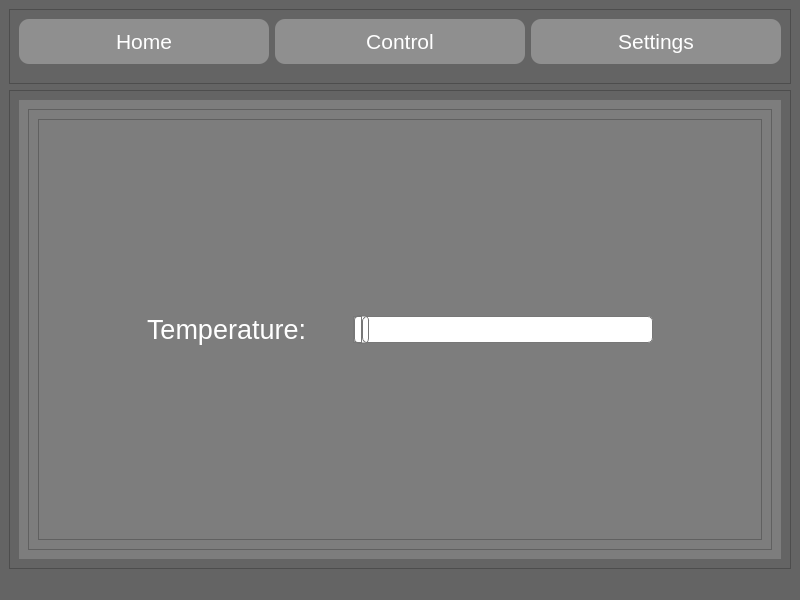
<?xml version="1.0" encoding="UTF-8"?>
<ui version="4.0">
 <class>MainWindow</class>
 <widget class="QMainWindow" name="MainWindow">
  <property name="geometry">
   <rect>
    <x>0</x>
    <y>0</y>
    <width>800</width>
    <height>600</height>
   </rect>
  </property>
  <property name="windowTitle">
   <string>Automatic Shades</string>
  </property>
  <property name="autoFillBackground">
   <bool>false</bool>
  </property>
  <property name="styleSheet">
   <string notr="true">background-color: rgb(100, 100, 100);</string>
  </property>
  <widget class="QWidget" name="centralwidget">
   <layout class="QVBoxLayout" name="verticalLayout_10">
    <item>
     <widget class="QFrame" name="frame_top">
      <property name="minimumSize">
       <size>
        <width>150</width>
        <height>0</height>
       </size>
      </property>
      <property name="maximumSize">
       <size>
        <width>16777215</width>
        <height>16777215</height>
       </size>
      </property>
      <property name="styleSheet">
       <string notr="true"/>
      </property>
      <property name="frameShape">
       <enum>QFrame::StyledPanel</enum>
      </property>
      <property name="frameShadow">
       <enum>QFrame::Raised</enum>
      </property>
      <layout class="QHBoxLayout" name="horizontalLayout">
       <item>
        <widget class="QPushButton" name="button_home">
         <property name="font">
          <font>
           <pointsize>16</pointsize>
          </font>
         </property>
         <property name="styleSheet">
          <string notr="true">QPushButton {
	color: rgb(255, 255, 255);
	background-color: rgb(143, 143, 143);
	border: none;
	border-radius: 10px;
	padding: 10px;
	margin-bottom: 10px;
}

QPushButton:hover {
	background-color: rgb(154, 154, 154);
}

QPushButton:pressed {
	background-color: rgb(125, 125, 125);
}</string>
         </property>
         <property name="text">
          <string>Home</string>
         </property>
        </widget>
       </item>
       <item>
        <widget class="QPushButton" name="button_control">
         <property name="font">
          <font>
           <pointsize>16</pointsize>
          </font>
         </property>
         <property name="styleSheet">
          <string notr="true">QPushButton {
	color: rgb(255, 255, 255);
	background-color: rgb(143, 143, 143);
	border: none;
	border-radius: 10px;
	padding: 10px;
	margin-bottom: 10px;
}

QPushButton:hover {
	background-color: rgb(154, 154, 154);
}

QPushButton:pressed {
	background-color: rgb(125, 125, 125);
}</string>
         </property>
         <property name="text">
          <string>Control</string>
         </property>
        </widget>
       </item>
       <item>
        <widget class="QPushButton" name="button_settings">
         <property name="font">
          <font>
           <pointsize>16</pointsize>
          </font>
         </property>
         <property name="styleSheet">
          <string notr="true">QPushButton {
	color: rgb(255, 255, 255);
	background-color: rgb(143, 143, 143);
	border: none;
	border-radius: 10px;
	padding: 10px;
	margin-bottom: 10px;
}

QPushButton:hover {
	background-color: rgb(154, 154, 154);
}

QPushButton:pressed {
	background-color: rgb(125, 125, 125);
}</string>
         </property>
         <property name="text">
          <string>Settings</string>
         </property>
        </widget>
       </item>
      </layout>
     </widget>
    </item>
    <item>
     <widget class="QFrame" name="frame_main">
      <property name="styleSheet">
       <string notr="true"/>
      </property>
      <property name="frameShape">
       <enum>QFrame::StyledPanel</enum>
      </property>
      <property name="frameShadow">
       <enum>QFrame::Raised</enum>
      </property>
      <layout class="QVBoxLayout" name="verticalLayout">
       <item>
        <widget class="QStackedWidget" name="stackedWidget">
         <property name="styleSheet">
          <string notr="true">background-color: rgb(125, 125, 125);</string>
         </property>
         <property name="currentIndex">
          <number>2</number>
         </property>
         <widget class="QWidget" name="page_1_home">
          <layout class="QHBoxLayout" name="horizontalLayout_2">
           <item>
            <widget class="QFrame" name="frame_home">
             <property name="frameShape">
              <enum>QFrame::StyledPanel</enum>
             </property>
             <property name="frameShadow">
              <enum>QFrame::Raised</enum>
             </property>
             <layout class="QVBoxLayout" name="verticalLayout_4">
              <item>
               <widget class="QFrame" name="frame_home_temperature">
                <property name="frameShape">
                 <enum>QFrame::StyledPanel</enum>
                </property>
                <property name="frameShadow">
                 <enum>QFrame::Raised</enum>
                </property>
                <layout class="QHBoxLayout" name="horizontalLayout_8">
                 <item alignment="Qt::AlignHCenter">
                  <widget class="QLabel" name="label_home_temperature">
                   <property name="font">
                    <font>
                     <pointsize>20</pointsize>
                    </font>
                   </property>
                   <property name="styleSheet">
                    <string notr="true">color: rgb(255, 255, 255);</string>
                   </property>
                   <property name="text">
                    <string>Temperature: 0</string>
                   </property>
                  </widget>
                 </item>
                </layout>
               </widget>
              </item>
              <item alignment="Qt::AlignHCenter">
               <widget class="QLabel" name="label_home_status">
                <property name="font">
                 <font>
                  <pointsize>20</pointsize>
                 </font>
                </property>
                <property name="styleSheet">
                 <string notr="true">color: rgb(255, 255, 255);</string>
                </property>
                <property name="text">
                 <string>Status:</string>
                </property>
               </widget>
              </item>
              <item alignment="Qt::AlignBottom">
               <widget class="QLabel" name="version">
                <property name="font">
                 <font>
                  <pointsize>20</pointsize>
                 </font>
                </property>
                <property name="styleSheet">
                 <string notr="true">color: rgb(255, 255, 255);</string>
                </property>
                <property name="text">
                 <string>v.0.0.1</string>
                </property>
               </widget>
              </item>
             </layout>
            </widget>
           </item>
          </layout>
         </widget>
         <widget class="QWidget" name="page_2_control">
          <layout class="QVBoxLayout" name="verticalLayout_2">
           <item>
            <widget class="QFrame" name="frame_control">
             <property name="frameShape">
              <enum>QFrame::StyledPanel</enum>
             </property>
             <property name="frameShadow">
              <enum>QFrame::Raised</enum>
             </property>
             <layout class="QVBoxLayout" name="verticalLayout_7">
              <item>
               <widget class="QFrame" name="frame_control_top">
                <property name="maximumSize">
                 <size>
                  <width>16777215</width>
                  <height>50</height>
                 </size>
                </property>
                <property name="frameShape">
                 <enum>QFrame::StyledPanel</enum>
                </property>
                <property name="frameShadow">
                 <enum>QFrame::Raised</enum>
                </property>
                <layout class="QHBoxLayout" name="horizontalLayout_6">
                 <item alignment="Qt::AlignHCenter">
                  <widget class="QLabel" name="label_control_status">
                   <property name="font">
                    <font>
                     <pointsize>20</pointsize>
                    </font>
                   </property>
                   <property name="styleSheet">
                    <string notr="true">color: rgb(255, 255, 255);</string>
                   </property>
                   <property name="text">
                    <string>Status:</string>
                   </property>
                  </widget>
                 </item>
                </layout>
               </widget>
              </item>
              <item>
               <widget class="QFrame" name="frame_control_middle">
                <property name="frameShape">
                 <enum>QFrame::StyledPanel</enum>
                </property>
                <property name="frameShadow">
                 <enum>QFrame::Raised</enum>
                </property>
                <layout class="QHBoxLayout" name="horizontalLayout_7">
                 <item>
                  <widget class="QFrame" name="frame_control_middle_left">
                   <property name="frameShape">
                    <enum>QFrame::StyledPanel</enum>
                   </property>
                   <property name="frameShadow">
                    <enum>QFrame::Raised</enum>
                   </property>
                   <layout class="QVBoxLayout" name="verticalLayout_3">
                    <item>
                     <widget class="QPushButton" name="pushButton_control_open">
                      <property name="minimumSize">
                       <size>
                        <width>150</width>
                        <height>0</height>
                       </size>
                      </property>
                      <property name="maximumSize">
                       <size>
                        <width>16777215</width>
                        <height>200</height>
                       </size>
                      </property>
                      <property name="font">
                       <font>
                        <family>Segoe UI</family>
                        <pointsize>20</pointsize>
                       </font>
                      </property>
                      <property name="styleSheet">
                       <string notr="true">QPushButton {
	color: rgb(255, 255, 255);
	background-color: rgb(143, 143, 143);
	border: none;
	border-radius: 10px;
	padding: 10px;
	margin-bottom: 10px;
	
}

QPushButton:hover {
	background-color: rgb(154, 154, 154);
}

QPushButton:pressed {
	background-color: rgb(125, 125, 125);
}</string>
                      </property>
                      <property name="text">
                       <string>Open</string>
                      </property>
                     </widget>
                    </item>
                    <item>
                     <widget class="QPushButton" name="pushButton_control_close">
                      <property name="minimumSize">
                       <size>
                        <width>150</width>
                        <height>0</height>
                       </size>
                      </property>
                      <property name="maximumSize">
                       <size>
                        <width>16777215</width>
                        <height>200</height>
                       </size>
                      </property>
                      <property name="font">
                       <font>
                        <pointsize>20</pointsize>
                       </font>
                      </property>
                      <property name="styleSheet">
                       <string notr="true">QPushButton {
	color: rgb(255, 255, 255);
	background-color: rgb(143, 143, 143);
	border: none;
	border-radius: 10px;
	padding: 10px;
	margin-bottom: 10px;
}

QPushButton:hover {
	background-color: rgb(154, 154, 154);
}

QPushButton:pressed {
	background-color: rgb(125, 125, 125);
}</string>
                      </property>
                      <property name="text">
                       <string>Close</string>
                      </property>
                     </widget>
                    </item>
                   </layout>
                  </widget>
                 </item>
                 <item>
                  <widget class="QFrame" name="frame_control_middle_right">
                   <property name="frameShape">
                    <enum>QFrame::StyledPanel</enum>
                   </property>
                   <property name="frameShadow">
                    <enum>QFrame::Raised</enum>
                   </property>
                   <layout class="QVBoxLayout" name="verticalLayout_6">
                    <item>
                     <widget class="QPushButton" name="pushButton_control_up">
                      <property name="minimumSize">
                       <size>
                        <width>150</width>
                        <height>0</height>
                       </size>
                      </property>
                      <property name="maximumSize">
                       <size>
                        <width>16777215</width>
                        <height>200</height>
                       </size>
                      </property>
                      <property name="font">
                       <font>
                        <family>Segoe UI Emoji</family>
                        <pointsize>32</pointsize>
                        <weight>75</weight>
                        <bold>true</bold>
                       </font>
                      </property>
                      <property name="styleSheet">
                       <string notr="true">QPushButton {
	color: rgb(255, 255, 255);
	background-color: rgb(143, 143, 143);
	border: none;
	border-radius: 10px;
	padding: 10px;
	margin-bottom: 10px;
}

QPushButton:hover {
	background-color: rgb(154, 154, 154);
}

QPushButton:pressed {
	background-color: rgb(125, 125, 125);
}</string>
                      </property>
                      <property name="text">
                       <string>↑</string>
                      </property>
                     </widget>
                    </item>
                    <item>
                     <widget class="QPushButton" name="pushButton_control_down">
                      <property name="minimumSize">
                       <size>
                        <width>150</width>
                        <height>0</height>
                       </size>
                      </property>
                      <property name="maximumSize">
                       <size>
                        <width>16777215</width>
                        <height>200</height>
                       </size>
                      </property>
                      <property name="font">
                       <font>
                        <family>Segoe UI Emoji</family>
                        <pointsize>32</pointsize>
                        <weight>75</weight>
                        <bold>true</bold>
                       </font>
                      </property>
                      <property name="styleSheet">
                       <string notr="true">QPushButton {
	color: rgb(255, 255, 255);
	background-color: rgb(143, 143, 143);
	border: none;
	border-radius: 10px;
	padding: 10px;
	margin-bottom: 10px;
}

QPushButton:hover {
	background-color: rgb(154, 154, 154);
}

QPushButton:pressed {
	background-color: rgb(125, 125, 125);
}</string>
                      </property>
                      <property name="text">
                       <string>↓</string>
                      </property>
                     </widget>
                    </item>
                   </layout>
                  </widget>
                 </item>
                </layout>
               </widget>
              </item>
              <item>
               <widget class="QFrame" name="frame_control_bottom">
                <property name="maximumSize">
                 <size>
                  <width>16777215</width>
                  <height>50</height>
                 </size>
                </property>
                <property name="frameShape">
                 <enum>QFrame::StyledPanel</enum>
                </property>
                <property name="frameShadow">
                 <enum>QFrame::Raised</enum>
                </property>
                <layout class="QVBoxLayout" name="verticalLayout_9">
                 <item>
                  <widget class="QCheckBox" name="auto_man_switch">
                   <property name="styleSheet">
                    <string notr="true">QCheckBox::indicator{
	width: 50px;
	height: 50px;
}
QCheckBox::indicator:checked{
	image: url(:/images/images/on-button.png);
}

QCheckBox::indicator:unchecked{
	image: url(:/images/images/off-button.png);
}
</string>
                   </property>
                   <property name="text">
                    <string>Manual Controls</string>
                   </property>
                  </widget>
                 </item>
                </layout>
               </widget>
              </item>
             </layout>
            </widget>
           </item>
          </layout>
         </widget>
         <widget class="QWidget" name="page_3_settings">
          <layout class="QVBoxLayout" name="verticalLayout_5">
           <item>
            <widget class="QFrame" name="frame_settings">
             <property name="frameShape">
              <enum>QFrame::StyledPanel</enum>
             </property>
             <property name="frameShadow">
              <enum>QFrame::Raised</enum>
             </property>
             <layout class="QVBoxLayout" name="verticalLayout_8">
              <item>
               <widget class="QFrame" name="frame_settings_temperature">
                <property name="frameShape">
                 <enum>QFrame::StyledPanel</enum>
                </property>
                <property name="frameShadow">
                 <enum>QFrame::Raised</enum>
                </property>
                <layout class="QHBoxLayout" name="horizontalLayout_5">
                 <item>
                  <spacer name="horizontalSpacer_settings_temperature_1">
                   <property name="orientation">
                    <enum>Qt::Horizontal</enum>
                   </property>
                   <property name="sizeHint" stdset="0">
                    <size>
                     <width>40</width>
                     <height>20</height>
                    </size>
                   </property>
                  </spacer>
                 </item>
                 <item>
                  <widget class="QLabel" name="label_settings_temperature">
                   <property name="minimumSize">
                    <size>
                     <width>200</width>
                     <height>0</height>
                    </size>
                   </property>
                   <property name="maximumSize">
                    <size>
                     <width>200</width>
                     <height>142</height>
                    </size>
                   </property>
                   <property name="font">
                    <font>
                     <pointsize>20</pointsize>
                    </font>
                   </property>
                   <property name="styleSheet">
                    <string notr="true">color: rgb(255, 255, 255);</string>
                   </property>
                   <property name="text">
                    <string>Temperature: </string>
                   </property>
                  </widget>
                 </item>
                 <item>
                  <widget class="QSlider" name="horizontalSlider_settings_temperature">
                   <property name="minimumSize">
                    <size>
                     <width>300</width>
                     <height>50</height>
                    </size>
                   </property>
                   <property name="maximumSize">
                    <size>
                     <width>450</width>
                     <height>16777215</height>
                    </size>
                   </property>
                   <property name="styleSheet">
                    <string notr="true">QSlider::groove:horizontal {
border: 1px solid #bbb;
background: white;
height: 25px;
border-radius: 5px;
}

QSlider::sub-page:horizontal {
background: qlineargradient(x1: 0, y1: 0,    x2: 0, y2: 1,
    stop: 0 #66e, stop: 1 #bbf);
background: qlineargradient(x1: 0, y1: 0.2, x2: 1, y2: 1,
    stop: 0 #bbf, stop: 1 #55f);
border: 1px solid #777;
height: 25px;
border-radius: 5px;
}

QSlider::add-page:horizontal {
background: #fff;
border: 1px solid #777;
height: 20px;
border-radius: 5px;
}

QSlider::handle:horizontal {
background: qlineargradient(x1:0, y1:0, x2:1, y2:1,
    stop:0 #eee, stop:1 #ccc);
border: 1px solid #777;
width: 13px;
margin-top: -2px;
margin-bottom: -2px;
border-radius: 5px;
}

QSlider::handle:horizontal:hover {
background: qlineargradient(x1:0, y1:0, x2:1, y2:1,
    stop:0 #fff, stop:1 #ddd);
border: 1px solid #444;
border-radius: 5px;
}

QSlider::sub-page:horizontal:disabled {
background: #bbb;
border-color: #999;
}

QSlider::add-page:horizontal:disabled {
background: #eee;
border-color: #999;
}

QSlider::handle:horizontal:disabled {
background: #eee;
border: 1px solid #aaa;
border-radius: 5px;
}</string>
                   </property>
                   <property name="orientation">
                    <enum>Qt::Horizontal</enum>
                   </property>
                  </widget>
                 </item>
                 <item>
                  <spacer name="horizontalSpacer_horizontalSpacer_settings_temperature_2">
                   <property name="orientation">
                    <enum>Qt::Horizontal</enum>
                   </property>
                   <property name="sizeHint" stdset="0">
                    <size>
                     <width>40</width>
                     <height>20</height>
                    </size>
                   </property>
                  </spacer>
                 </item>
                </layout>
               </widget>
              </item>
             </layout>
            </widget>
           </item>
          </layout>
         </widget>
        </widget>
       </item>
      </layout>
     </widget>
    </item>
   </layout>
  </widget>
  <widget class="QStatusBar" name="statusbar"/>
 </widget>
 <resources>
  <include location="Automatic_Blinds/resources.qrc"/>
 </resources>
 <connections/>
</ui>
